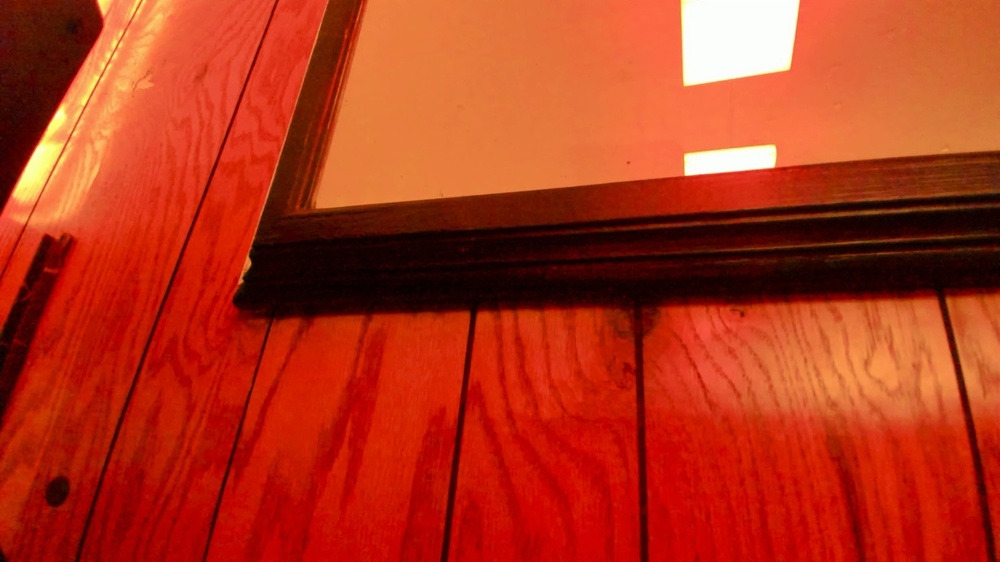
#> input picture image.jpg, 1000 x 562 px, shrunk from 1920 x 1080 before the run, given in place of the camera
$ python script.py
#> lines starting #> are read from the running program, lines starting #| are printed output that depends on the picture
from pathlib import Path
import subprocess
import cv2
import os
import numpy as np
import subprocess
import time

# Your image file path
image_path = '/Users/chase/Code/live-bg/processed_image.jpg'

# Run the Shortcut with the image file as input


def capture_image(file_path):
#> called with file_path = 'processed_image.jpg'
    cap = cv2.VideoCapture(0)
    # Give the camera some time to warm up
    time.sleep(2)  # 2 second delay to allow the camera to warm up
    ret, frame = cap.read()
#> frame is the input picture: shape (562, 1000, 3); mean B, G, R 26.3, 52.3, 179.1
    cap.release()

    if ret:
        # Apply a very strong Gaussian blur to the frame
        blurred_frame = cv2.GaussianBlur(frame, (101, 101), 0)
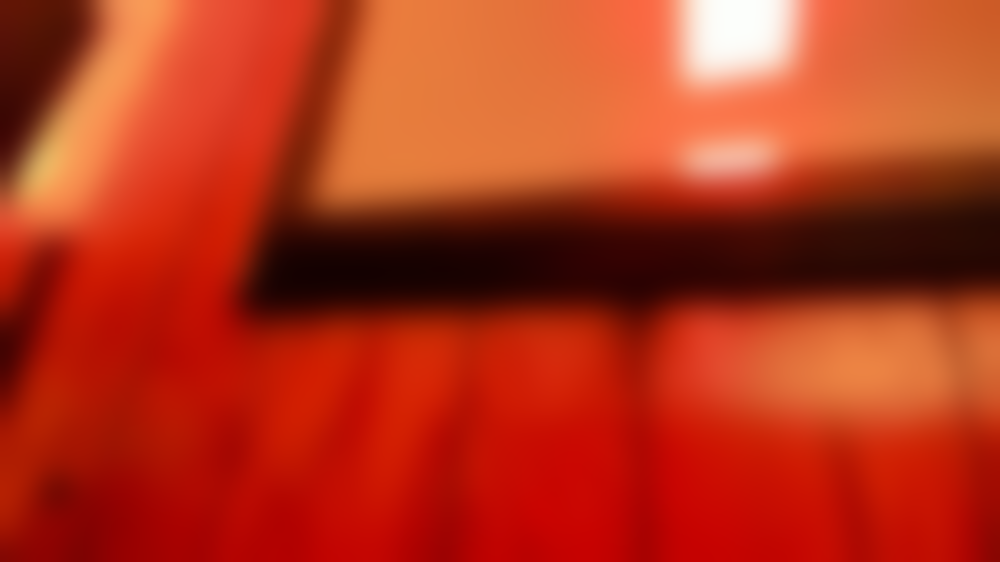
#> blurred_frame: shape (562, 1000, 3); mean B, G, R 26.3, 52.3, 179.2

        # Convert the blurred frame to grayscale
        gray_frame = cv2.cvtColor(blurred_frame, cv2.COLOR_BGR2GRAY)
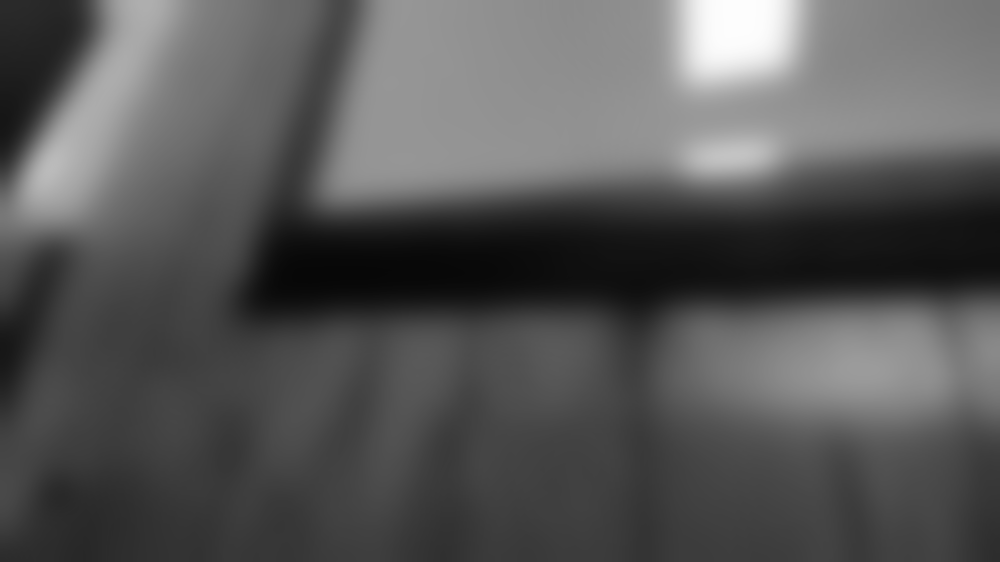
#> gray_frame: shape (562, 1000); min 7, max 253, mean 87.3

        # Convert the grayscale frame back to BGR
        gray_frame_colored = cv2.cvtColor(gray_frame, cv2.COLOR_GRAY2BGR)

        # Blend the grayscale frame with the original frame for partial desaturation
        desaturated_frame = cv2.addWeighted(blurred_frame, 0.99, gray_frame_colored, 0.01, 0)

        # Save the processed image
        cv2.imwrite(file_path, desaturated_frame)
    else:
        print("Failed to capture image from webcam.")


def set_wallpaper(file_path):
    image_path = Path(file_path).absolute()
    applescript = f"""
    tell application "Finder"
        set desktop picture to POSIX file "{image_path}"
    end tell
    """
    try:
        subprocess.call(["osascript", "-e", applescript])
        print("Wallpaper set successfully.")
    except subprocess.CalledProcessError as error:
        print(f"Error setting wallpaper: {error}")

# Use this in the rest of your script where you handle the file path
script_dir = os.path.dirname(os.path.realpath(__file__))
file_path = os.path.join(script_dir, "processed_image.jpg")

capture_image(file_path)


# Your image file path
image_path = file_path

# # Run the Shortcut with the image file as input
subprocess.run(['shortcuts', 'run', 'Set Wallpaper', '--input-path', image_path])
#> (this line was passed over: subprocess is not available in this run)
# set_wallpaper(file_path)
